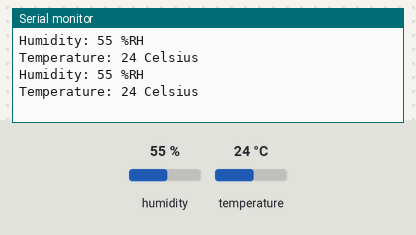
Bench run of a sketch on a simulated Arduino Uno, built with avr-gcc and run on an emulated ATmega328P. On the bench: the last lines printed to the serial monitor. The inputs (shaded band) are chosen by the test bench; at power-on: humidity 55 %, temperature 24 °C.

Above: at 6.8 s.
6.9 s: humidity set to 22 %
At 10.5 s:
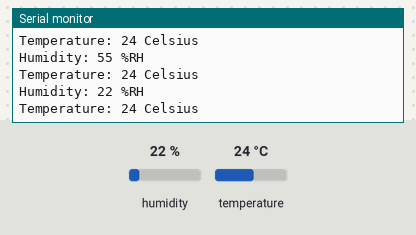
11.4 s: temperature set to 12 °C
At 12.4 s:
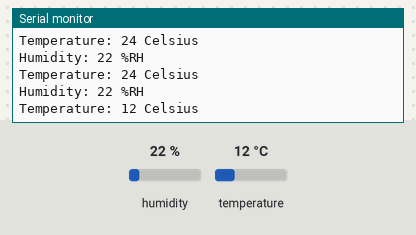
15.9 s: humidity set to 40 %
At 18.8 s:
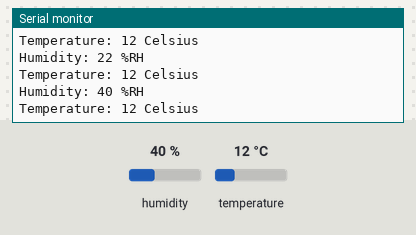
Timing chart, 0 to 20.3 s (numbered marks = the images above; inputs shaded):
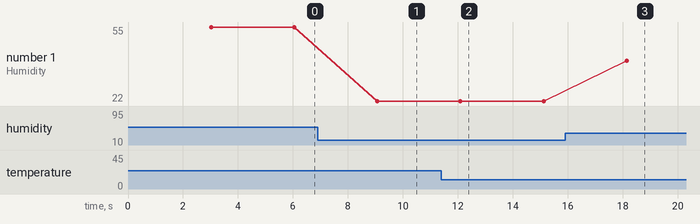

The sketch:

10_dht11_humidity_temperature_sensor.ino
```cpp
# include <DHT.h>

# define DHTPIN 7
# define DHTTYPE DHT11
DHT dht(DHTPIN, DHTTYPE);

void setup() {
  Serial.begin(9600);
}

void loop() {
  delay(3000);
  int humidity = dht.readHumidity(); // 20~80 %RH
  int temperature = dht.readTemperature(); // 0~50 Celsius
  Serial.print("Humidity: ");
  Serial.print(humidity);
  Serial.println(" %RH");
  Serial.print("Temperature: ");
  Serial.print(temperature);
  Serial.println(" Celsius");
}
```

Measured:
- after the input at 6.9 s, the serial monitor: prints a new line after 2.2 s (image 1)
- after the input at 11.4 s, the serial monitor: prints a new line after 0.71 s (image 2)
- after the input at 15.9 s, the serial monitor: prints a new line after 2.2 s (image 3)
- plotted number 1: 55 → 22 after the input at 6.9 s, 22 → 40 after the input at 15.9 s
